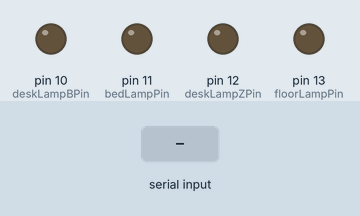
Recording of a sketch running on a simulated Arduino Uno, built with avr-gcc and run on an emulated ATmega328P. Shown: output pins drawn as LEDs (lit = HIGH). The inputs (shaded band) are chosen by the test bench.

Above: at 1.2 s.
1.3 s: "floorLampOn" received over Serial
At 1.9 s:
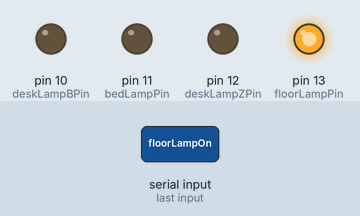
2.9 s: "deskLampZOn" received over Serial
At 4.2 s:
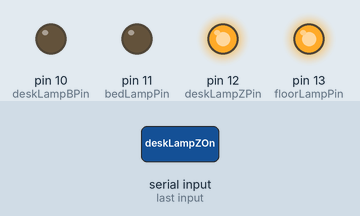
4.5 s: "floorLampOff" received over Serial
At 5.8 s:
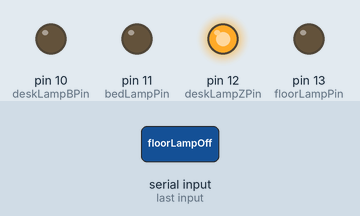
6.1 s: "deskLampBOn" received over Serial
At 6.8 s:
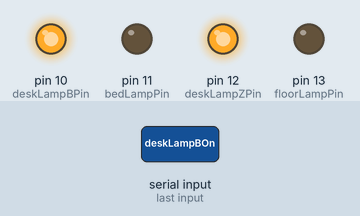
7.7 s: "deskLampZOff" received over Serial
At 8.3 s:
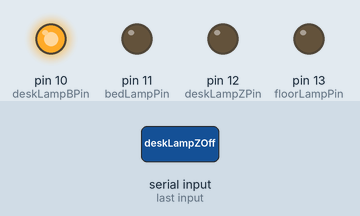
9.3 s: "bedLampOn" received over Serial
At 9.7 s:
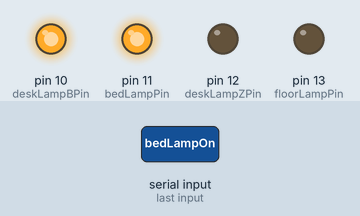
Timing chart, 0 to 11.8 s (numbered marks = the images above; inputs shaded):
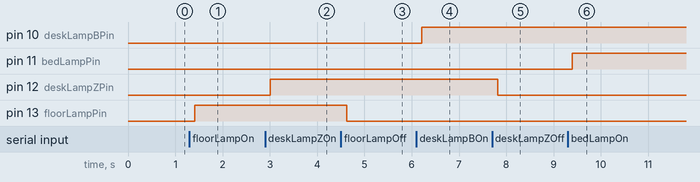

Measured:
- after the input at 1.3 s, pin 13 (floorLampPin): LOW → HIGH after 0.11 s
- after the input at 2.9 s, pin 12 (deskLampZPin): LOW → HIGH after 0.11 s
- after the input at 4.5 s, pin 13 (floorLampPin): HIGH → LOW after 0.12 s
- after the input at 6.1 s, pin 10 (deskLampBPin): LOW → HIGH after 0.11 s
- after the input at 7.7 s, pin 12 (deskLampZPin): HIGH → LOW after 0.12 s
- after the input at 9.3 s, pin 11 (bedLampPin): LOW → HIGH after 0.09 s

The sketch:

arduino.ino
```cpp
int floorLampPin = 13;
int deskLampZPin = 12;
int deskLampBPin = 10;
int bedLampPin = 11;

void setup() {
	Serial.begin(9600);
	pinMode(floorLampPin, OUTPUT);
        pinMode(deskLampZPin, OUTPUT);
        pinMode(deskLampBPin, OUTPUT);
        pinMode(bedLampPin, OUTPUT);
}

String getCommand() {
        String command = "";
        char character;

	while (Serial.available()) {
                character = Serial.read();
                command.concat(character);
                delay(10);
        }

        return command;
}

void loop() {
	String command = getCommand();

	//Floor Lamp
	if (command == "floorLampOn")
		digitalWrite(floorLampPin, HIGH);
        else if (command == "floorLampOff")
                digitalWrite(floorLampPin, LOW);
        //Zach Desk Lamp
        else if (command == "deskLampZOn")
                digitalWrite(deskLampZPin, HIGH);
        else if (command == "deskLampZOff")
                digitalWrite(deskLampZPin, LOW);
        //Bridger Desk Lamp
        else if (command == "deskLampBOn")
                digitalWrite(deskLampBPin, HIGH);
        else if (command == "deskLampBOff")
                digitalWrite(deskLampBPin, LOW);
        //Zach Bed Lamp
        else if (command == "bedLampOn")
                digitalWrite(bedLampPin, HIGH);
        else if (command == "bedLampOff")
                digitalWrite(bedLampPin, LOW);
}
```
